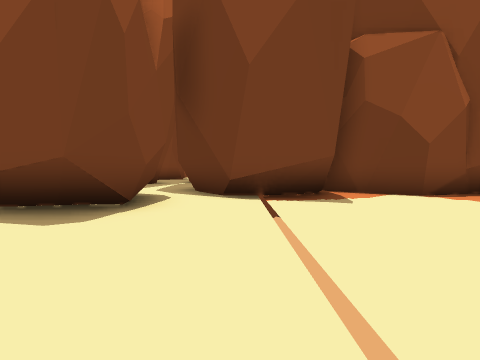
View 1 (above)

24 first-person views from a walk through a scene from a Unity 3-D project. The camera is 1.2 m above the floor, tilts 2° down and sees 75° across. The floor is counted in squares, 2 m on a side. Each view is taken from the middle of a square. On the plan, view 1 faces up. The plan holds only what a view shows up to about 9 squares ahead; the rest is blank. The place goes on beyond the plan. The player character is not drawn.

View 2
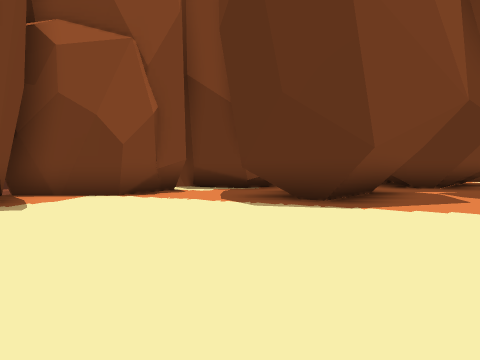

View 3
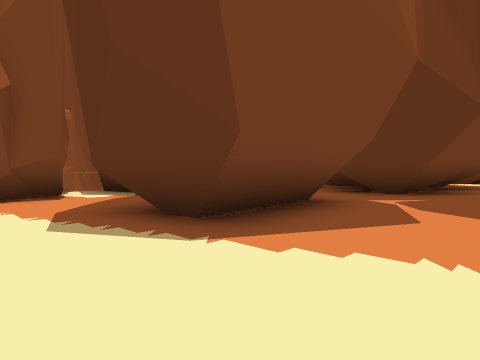

View 4
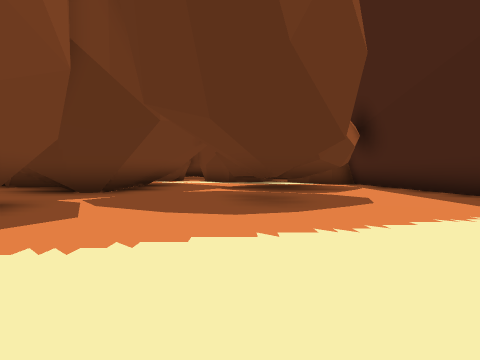

View 5
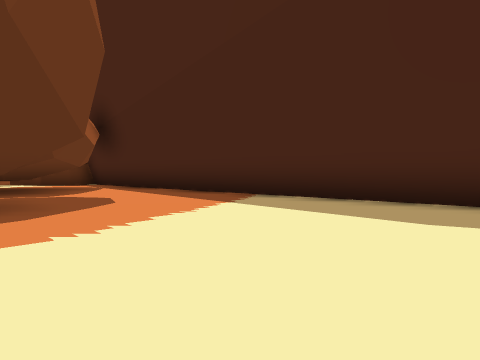

View 6
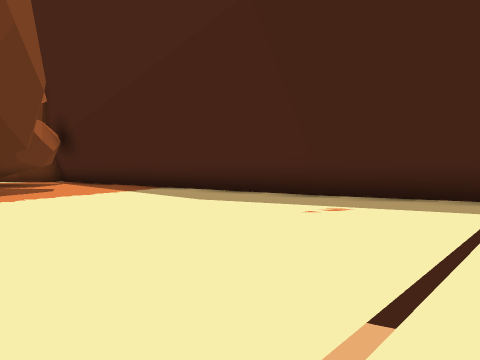

View 7
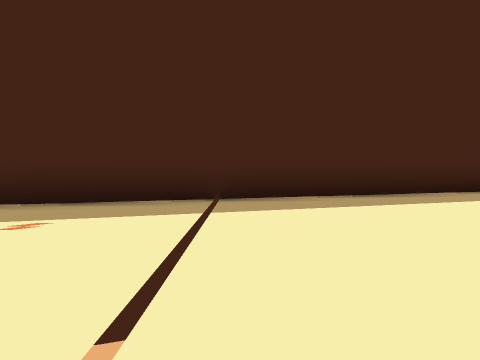

View 8
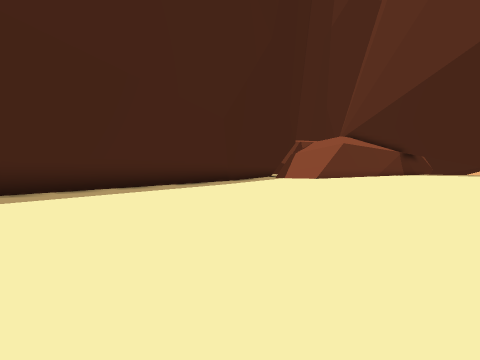

View 9
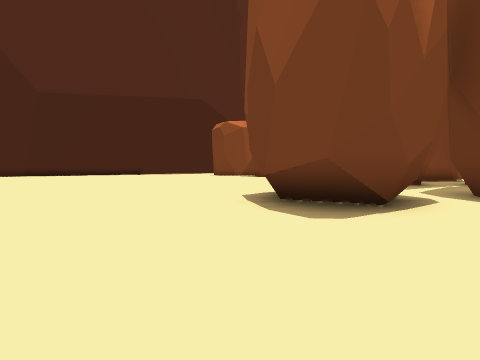

View 10
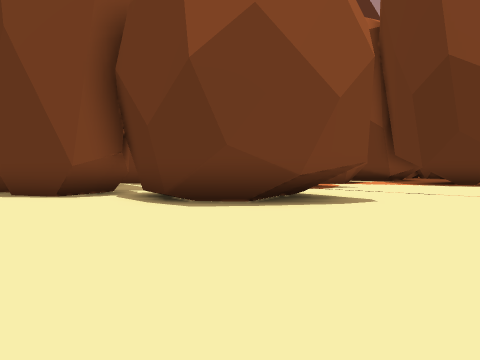

View 11
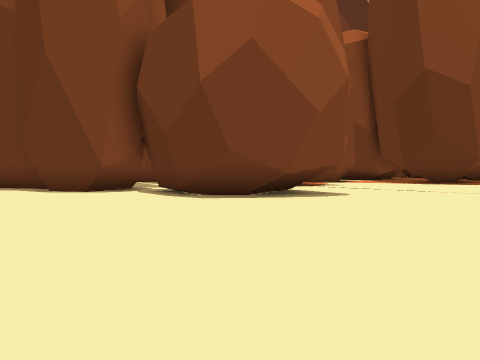

View 12
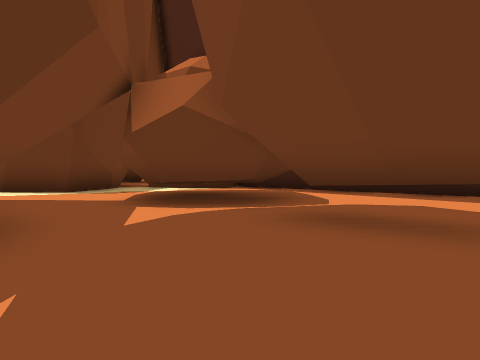

View 13
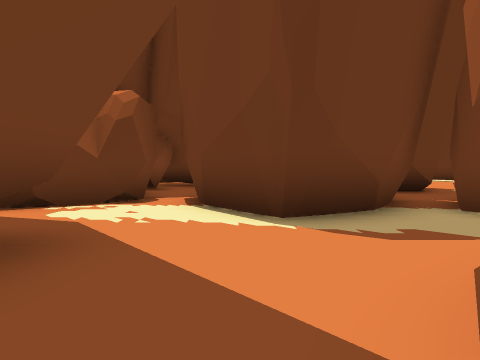

View 14
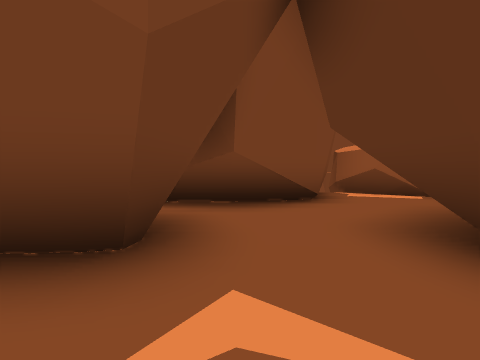

View 15
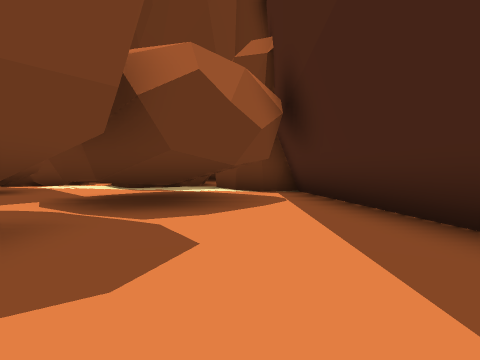

View 16
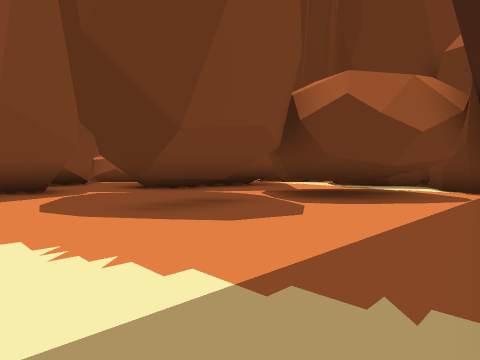

View 17
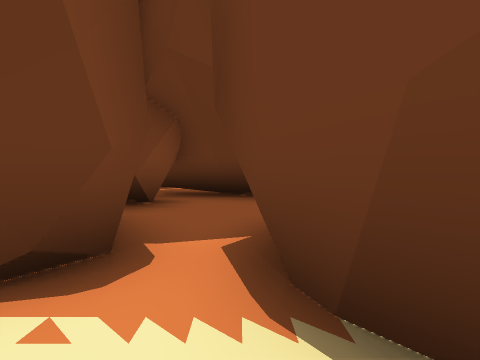

View 18
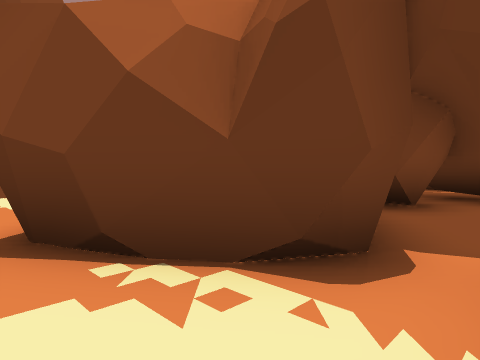

View 19
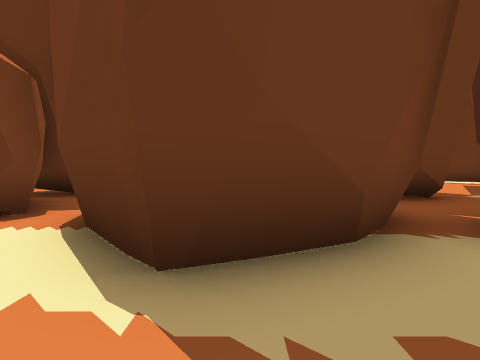

View 20
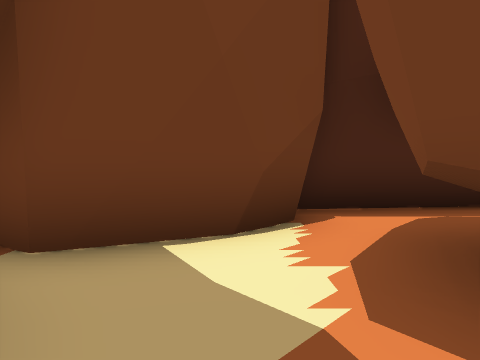

View 21
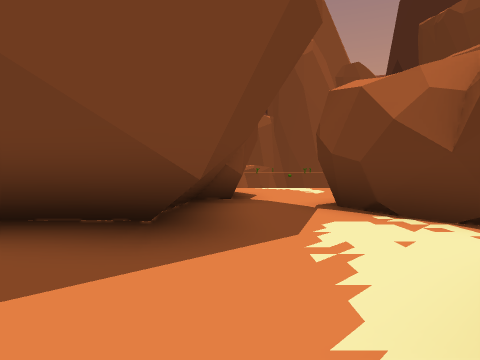

View 22
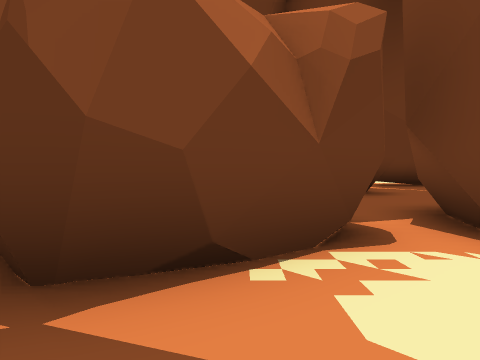

View 23
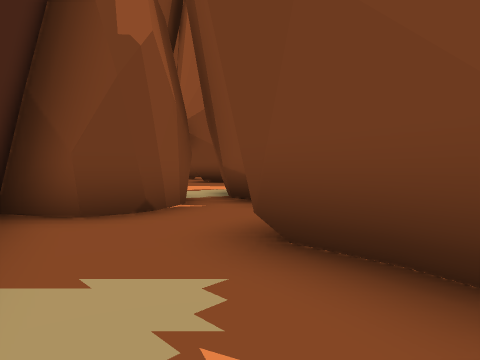

View 24
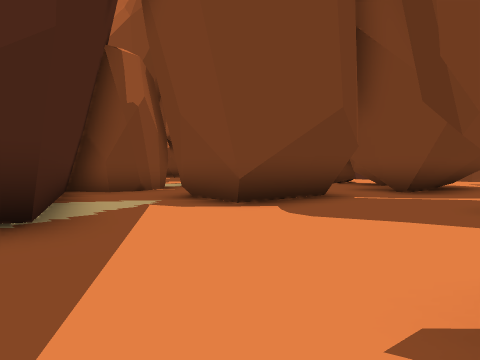

### Floor plan
Key: @ floor where view 1 was taken; # wall or solid block; . floor; T thing the floor can be seen under or through.
Columns run from 9 left of view 1 to 28 right of it. Each row starts with its distance up from view 1.
 11   #
 10  .##
  9  ..###     #         ###
  8  ....# ### #######  ##.#   ..
  7  ....# #.###.###.  ##...   ..
  6  ...####..#.......##..     ..
  5  ....###.......#  #..#   ##.
  4 ......##.......#  #..#   ##.#   #
  3 ...............####..#   #..#  ####
  2 .....................#####...TT...##.
  1 .............................TT..###.
  0 .........@.................## T..###.
 -1 ...................##.###..##   .....
 -2 ...................##.####..##   #...
 -3 ......................####...#.  ##..
 -4 ......................###.###..####..
 -5  .........................# ##.###....
 -6   .................##########.........
 -7    .........########        ###......#
 -8     .....####                 ####....
 -9     ..####                       #....
-10    ####

Where each view was taken, in squares from view 1:
view 1: 0 up, 0 right, facing up
view 2: 0 up, 1 right, facing up-right
view 3: 0 up, 4 right, facing up-right
view 4: 1 down, 4 right, facing right
view 5: 1 down, 4 right, facing down-right
view 6: 1 down, 0 right, facing down-right
view 7: 2 down, 0 right, facing down
view 8: 0 up, 0 right, facing down-left
view 9: 0 up, 0 right, facing up-left
view 10: 1 up, 8 left, facing up-right
view 11: 0 up, 9 left, facing up-right
view 12: 2 up, 9 right, facing down-right
view 13: 0 up, 14 right, facing right
view 14: 1 up, 10 right, facing up
view 15: 4 down, 8 right, facing right
view 16: 6 down, 7 right, facing up-right
view 17: 1 up, 18 right, facing right
view 18: 1 up, 18 right, facing up-right
view 19: 1 down, 16 right, facing right
view 20: 1 down, 17 right, facing down
view 21: 1 down, 17 right, facing up
view 22: 3 up, 17 right, facing right
view 23: 7 down, 24 right, facing up-left
view 24: 9 down, 28 right, facing up-left
